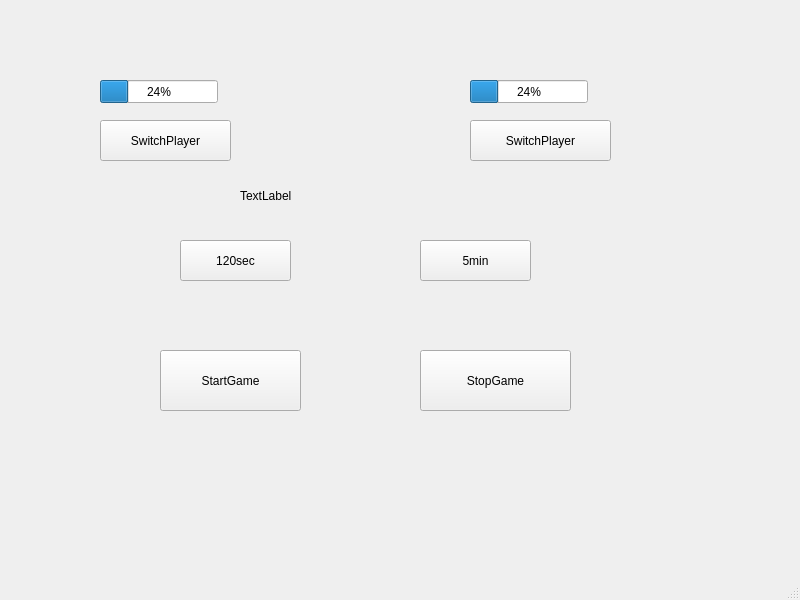
<?xml version="1.0" encoding="UTF-8"?>
<ui version="4.0">
 <class>MainWindow</class>
 <widget class="QMainWindow" name="MainWindow">
  <property name="geometry">
   <rect>
    <x>0</x>
    <y>0</y>
    <width>800</width>
    <height>600</height>
   </rect>
  </property>
  <property name="windowTitle">
   <string>MainWindow</string>
  </property>
  <widget class="QWidget" name="centralwidget">
   <widget class="QPushButton" name="OneTwentysec">
    <property name="geometry">
     <rect>
      <x>180</x>
      <y>240</y>
      <width>111</width>
      <height>41</height>
     </rect>
    </property>
    <property name="text">
     <string>120sec</string>
    </property>
   </widget>
   <widget class="QPushButton" name="fiveMin">
    <property name="geometry">
     <rect>
      <x>420</x>
      <y>240</y>
      <width>111</width>
      <height>41</height>
     </rect>
    </property>
    <property name="text">
     <string>5min</string>
    </property>
   </widget>
   <widget class="QPushButton" name="startGame">
    <property name="geometry">
     <rect>
      <x>160</x>
      <y>350</y>
      <width>141</width>
      <height>61</height>
     </rect>
    </property>
    <property name="text">
     <string>StartGame</string>
    </property>
   </widget>
   <widget class="QPushButton" name="StopGame">
    <property name="geometry">
     <rect>
      <x>420</x>
      <y>350</y>
      <width>151</width>
      <height>61</height>
     </rect>
    </property>
    <property name="text">
     <string>StopGame</string>
    </property>
   </widget>
   <widget class="QPushButton" name="SwitchPlayer1">
    <property name="geometry">
     <rect>
      <x>100</x>
      <y>120</y>
      <width>131</width>
      <height>41</height>
     </rect>
    </property>
    <property name="text">
     <string>SwitchPlayer</string>
    </property>
   </widget>
   <widget class="QPushButton" name="SwitchPlayer2">
    <property name="geometry">
     <rect>
      <x>470</x>
      <y>120</y>
      <width>141</width>
      <height>41</height>
     </rect>
    </property>
    <property name="text">
     <string>SwitchPlayer</string>
    </property>
   </widget>
   <widget class="QProgressBar" name="progressBar">
    <property name="geometry">
     <rect>
      <x>100</x>
      <y>80</y>
      <width>118</width>
      <height>23</height>
     </rect>
    </property>
    <property name="value">
     <number>24</number>
    </property>
   </widget>
   <widget class="QProgressBar" name="progressBar_2">
    <property name="geometry">
     <rect>
      <x>470</x>
      <y>80</y>
      <width>118</width>
      <height>23</height>
     </rect>
    </property>
    <property name="value">
     <number>24</number>
    </property>
   </widget>
   <widget class="QLabel" name="label">
    <property name="geometry">
     <rect>
      <x>240</x>
      <y>180</y>
      <width>211</width>
      <height>31</height>
     </rect>
    </property>
    <property name="text">
     <string>TextLabel</string>
    </property>
   </widget>
  </widget>
  <widget class="QMenuBar" name="menubar">
   <property name="geometry">
    <rect>
     <x>0</x>
     <y>0</y>
     <width>800</width>
     <height>22</height>
    </rect>
   </property>
  </widget>
  <widget class="QStatusBar" name="statusbar"/>
 </widget>
 <resources/>
 <connections/>
</ui>
